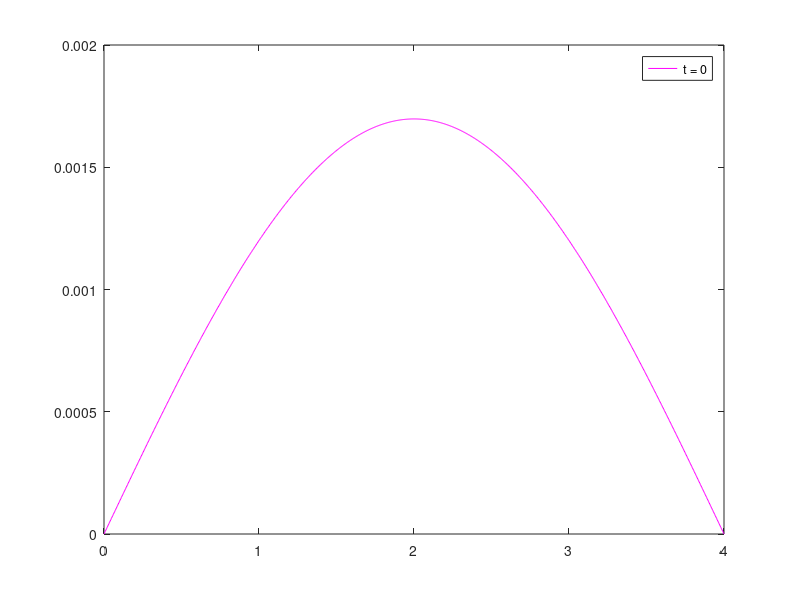

This chart was generated by the following MATLAB code:
% Chris Kreienkamp
% Sat Nov 25, 2017
% Homework 9, 11.2

clear all
clc

%% 11.4.1
L = 4;
T = 2;
alpha = 1;
n = 0;
Nf1 = 5;
Nf2 = 25;
Nf3 = 1000;
Nx = 1000;
t1 = 0;
t2 = 1;
t3 = 5;
t4 = 10;
 
%% For Loop
x = linspace(0, L, Nx);
u = zeros(1, Nx);
 
for j = 1:Nx
for i = 1:Nf3
cn(i) = (8/((i*pi)^2)) * sin(i * pi/2);
u(j) = u(j) + cn(i) * sin(i * pi * x(j)/4) * exp(-(i*pi/4)^2 * 10);
end
end
 
 
%% Plot
figure(4)
plot(x,u,'m'); hold on
legend('t = 0','t = 1','t = 2','t = 4','t = 10')
